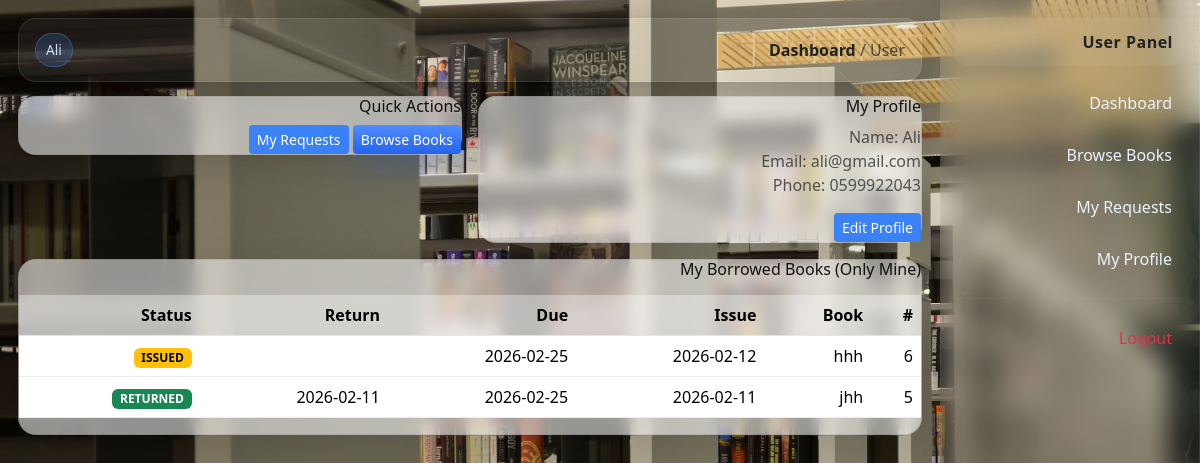
Screenshot of /user/dashboard.php (signed in) with the database file from the repository.
### tables this page shows
CREATE TABLE `members` (
  `id` int(11) NOT NULL,
  `full_name` varchar(150) NOT NULL,
  `email` varchar(150) DEFAULT NULL,
  `phone` varchar(50) DEFAULT NULL,
  `created_at` timestamp NOT NULL DEFAULT current_timestamp(),
  `password_hash` varchar(255) DEFAULT NULL
);

CREATE TABLE `issues` (
  `id` int(11) NOT NULL,
  `book_id` int(11) NOT NULL,
  `member_id` int(11) NOT NULL,
  `issue_date` date NOT NULL,
  `due_date` date NOT NULL,
  `return_date` date DEFAULT NULL,
  `status` enum('ISSUED','RETURNED') NOT NULL DEFAULT 'ISSUED'
);

CREATE TABLE `books` (
  `id` int(11) NOT NULL,
  `title` varchar(200) NOT NULL,
  `author` varchar(150) NOT NULL,
  `isbn` varchar(50) DEFAULT NULL,
  `quantity` int(11) NOT NULL DEFAULT 1,
  `available` int(11) NOT NULL DEFAULT 1,
  `created_at` timestamp NOT NULL DEFAULT current_timestamp(),
  `is_deleted` tinyint(1) NOT NULL DEFAULT 0
);

### includes/helpers.php (called while the page is built, shortened)
<?php
function e($str) {
  return htmlspecialchars($str ?? "", ENT_QUOTES, 'UTF-8');
}

### user/dashboard.php (the view, shortened to what this page needs)
<?php
require_once __DIR__ . "/../includes/config.php";
require_once __DIR__ . "/../includes/helpers.php";
$member_id = (int)$_SESSION["member_id"];
$stmt = $conn->prepare("SELECT full_name, email, phone FROM members WHERE id=? LIMIT 1");
$stmt->bind_param("i", $member_id);
$stmt->execute();
$me = $stmt->get_result()->fetch_assoc();
$q = $conn->prepare("SELECT i.id, b.title, i.issue_date, i.due_date, i.return_date, i.status
                     FROM issues i JOIN books b ON b.id=i.book_id
                     WHERE i.member_id=? ORDER BY i.id DESC");
$q->bind_param("i", $member_id);
$q->execute();
$myIssues = $q->get_result();
require_once __DIR__ . "/user_header.php";
require_once __DIR__ . "/user_sidebar.php";
?>
<div class="main">
    <div class="topbar">
        <div><b>Dashboard</b> <span class="text-muted">/ User</span></div>
        <span class="badge-soft"><?= e($_SESSION["member_name"] ?? "User") ?></span>
    </div>
    <div class="row g-3">
        <div class="col-md-6">
            <div class="cardx">
                <h6 class="mb-2">My Profile</h6>
                <div class="text-muted">Name: <?= e($me["full_name"] ?? "") ?></div>
                <div class="text-muted">Email: <?= e($me["email"] ?? "") ?></div>
                <div class="text-muted">Phone: <?= e($me["phone"] ?? "") ?></div>
                <a class="btn btn-outline-primary btn-sm mt-3" href="profile.php">Edit Profile</a>
            </div>
        </div>
        <div class="col-md-6">
            <div class="cardx">
                <h6 class="mb-2">Quick Actions</h6>
                <a class="btn btn-primary btn-sm" href="browse_books.php">Browse Books</a>
                <a class="btn btn-outline-primary btn-sm" href="my_requests.php">My Requests</a>
            </div>
        </div>
    </div>
    <div class="cardx mt-3">
        <h6 class="mb-3">My Borrowed Books (Only Mine)</h6>
        <div class="table-responsive">
            <table class="table align-middle">
                <thead>
                    <tr>
                        <th>#</th>
                        <th>Book</th>
                        <th>Issue</th>
                        <th>Due</th>
                        <th>Return</th>
                        <th>Status</th>
                    </tr>
                </thead>
                <tbody>
                    <?php while ($r = $myIssues->fetch_assoc()): ?>
                        <tr>
                            <td><?= (int)$r["id"] ?></td>
                            <td><?= e($r["title"]) ?></td>
                            <td><?= e($r["issue_date"]) ?></td>
                            <td><?= e($r["due_date"]) ?></td>
                            <td><?= e($r["return_date"]) ?></td>
                            <td>
                                <span class="badge <?= $r["status"] === 'ISSUED' ? 'text-bg-warning' : 'text-bg-success' ?>">
                                    <?= e($r["status"]) ?>
                                </span>
                            </td>
                        </tr>
                    <?php endwhile; ?>
                </tbody>
            </table>
        </div>
    </div>
</div>

### assets/css/style.css (style rules this page uses)
:root { --bg:#0b1220; --card: rgba(255,255,255,.07); --card2: rgba(255,255,255,.09); --text:#eaf1ff; --muted: rgba(234,241,255,.70); --line: rgba(255,255,255,.10); --primary:#4f8cff; --primary2:#2563eb; --danger:#ef4444; --shadow: 0 18px 55px rgba(0,0,0,.38); --radius: 18px; }
body { background: url("/library/assets/img/4.jpg"); background-size:cover; background-position:center; background-attachment:fixed; color:#222; }
.main { flex:1; padding:18px 18px 40px; }
.topbar { display:flex; align-items:center; justify-content:space-between; padding:14px 16px; border-radius: var(--radius); background: rgba(255,255,255,.06); border:1px solid var(--line); box-shadow: var(--shadow); margin-bottom:14px; }
.badge-soft { padding:6px 10px; border-radius:999px; background: rgba(79,140,255,.18); border:1px solid rgba(79,140,255,.35); color: #cfe0ff; font-size:.85rem; }
.cardx { background: rgba(255,255,255,.55); border:1px solid rgba(0,0,0,.08); backdrop-filter: blur(8px); border-radius:18px; box-shadow: 0 12px 35px rgba(0,0,0,.15); color:#111; }
.btn-primary { background: linear-gradient(180deg, var(--primary), var(--primary2)) !important; border: none !important; box-shadow: 0 14px 35px rgba(37,99,235,.25); }
.btn-outline-primary { background:#3b82f6 !important; color:#fff !important; border:none !important; }
.table { background: transparent !important; color:#111 !important; }
.table thead th { background: rgba(255,255,255,.35) !important; color:#000 !important; font-weight:900 !important; border-bottom:1px solid rgba(0,0,0,.1) !important; }
.table td, .table th { border-color: rgba(0,0,0,.08) !important; }
.table tbody tr { background: rgba(255,255,255,.25); }

### rows the page displays
members: full_name "Ali", email "ali@gmail.com", phone "0599922043"
issues: id "6", book.title "hhh", issue_date "2026-02-12", due_date "2026-02-25", status "ISSUED"
issues: id "5", book.title "jhh", issue_date "2026-02-11", due_date "2026-02-25", return_date "2026-02-11", status "RETURNED"

### other values shown
$_SESSION["member_name"] "Ali"
